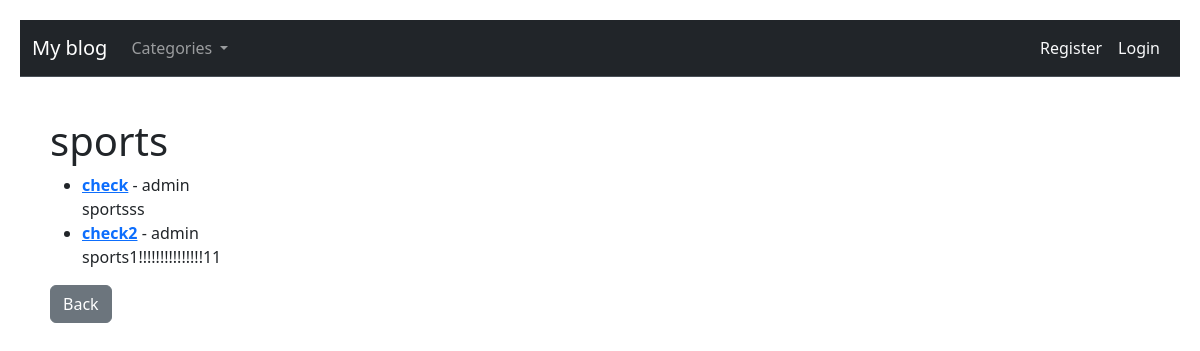
Screenshot of /category/sports with the database file from the repository.
### theblog/models.py (models this page shows, shortened)
class Post(models.Model):
    title = models.CharField(max_length=255)
    header_image = models.ImageField(null=True,blank=True,upload_to="images/")
    author = models.ForeignKey(User, on_delete=models.CASCADE)
    category = models.CharField(max_length=255,default="defaut category")
    body = RichTextField(blank=True,null=True)
    snippet = models.CharField(max_length=255,default="this is default snippet")
    post_date = models.DateTimeField(auto_now_add=True)
    likes = models.ManyToManyField(User,related_name='blog_posts')

### theblog/views.py (the view)
# urls.py: path('category/<str:cat>',CategoryView,name ="category"),
def CategoryView(request,cat):
    category_post = Post.objects.filter(category=cat.replace('-',' '))
    cat_menu = Category.objects.all()
    return render(request,'categories.html',{'cat':cat.replace('-',' '),'category_post':category_post,'cat_menu':cat_menu})

### theblog/models.py (called while the page is built)
    def __str__(self):
        return self.name

### theblog/templates/categories.html (shortened to what this page needs)
{% extends "base.html" %}
{%block content%}
{%if category_post%}
<h1>{{cat}}</h1>
<ul>
    {% for post in category_post %}
    <li>
        <strong><a href="{% url 'article-detail' post.pk %}">{{ post.title }}</a></strong> - {{ post.author.username }}
        <br>
        {{post.body|slice:":100"}}
    </li>
    {% endfor %}
</ul>
{%else%}
<h3>this page does not exists</h3>
{%endif%}
<a href="{% url 'home' %}"class="btn btn-secondary">Back</a>
{%endblock content%}

### theblog/templates/base.html (style rules this page uses)
body { padding: 20px; }

### rows the page displays
Post: title "check", author.username "admin", body "sportsss"
Post: title "check2", author.username "admin", body "sports1!!!!!!!!!!!!!!!11"

### other values shown
{{ cat }} "sports"
